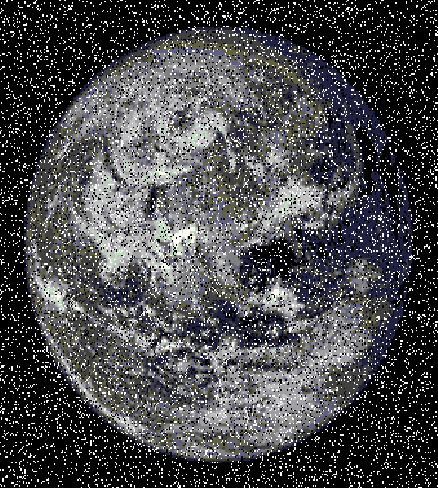
#> input picture MergedALgos/5.png, 438 x 488 px
$ python MergedAlgos.py
#> lines starting #> are read from the running program, lines starting #| are printed output that depends on the picture; after the words box and inside, x2 and y2 are one past the last pixel; in counts of white or black regions, pixels touching at a corner belong together; long printed decimals are rounded
#> further down, input_image is the input picture: shape (488, 438, 3); mean B, G, R 75.2, 72.8, 72.7
import cv2
import numpy as np

def apply_bilateral_filter(input_image, d=9, sigma_color=75, sigma_space=75):
    # Apply bilateral filter to the input image
#> called with d = 9, sigma_color = 75, sigma_space = 75
    filtered_image = cv2.bilateralFilter(input_image, d, sigma_color, sigma_space)
    return filtered_image

def apply_mean_filter(input_image, kernel_size=3):
    # Apply mean filter to the input image
#> called with kernel_size = 3
    filtered_image = cv2.blur(input_image, (kernel_size, kernel_size))
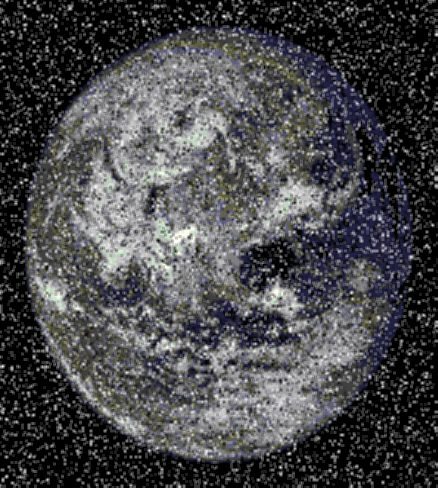
#> filtered_image: shape (488, 438, 3); mean B, G, R 75.2, 72.9, 72.7
    return filtered_image

def median_filter(image, kernel_size):
    # Apply median filter to the input image
#> called with kernel_size = 3
    filtered_image = cv2.medianBlur(image, kernel_size)
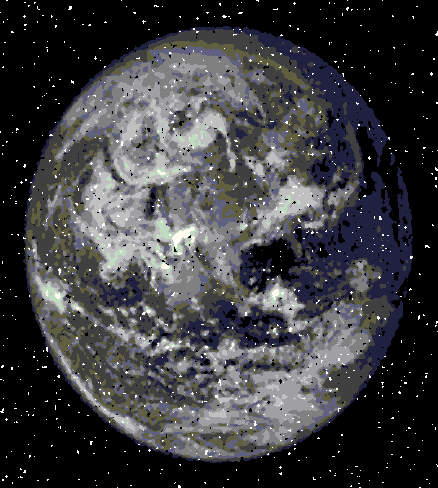
#> filtered_image: shape (488, 438, 3); mean B, G, R 63.9, 61, 60.8
    return filtered_image

def improved_noise_removal(color_image):
    height, width, channels = color_image.shape
#> height = 488; width = 438; channels = 3
    result_image = color_image.copy()

    for y in range(1, height - 1):
        for x in range(1, width - 1):
            center_pixel = color_image[y, x]

            if np.all(center_pixel == [255, 255, 255]):  # Process only white pixels
                neighbors = color_image[y-1:y+2, x-1:x+2]

                if np.any(np.sum(neighbors, axis=2) != 255 * 3):
                    non_extreme_neighbors = neighbors[np.sum(neighbors, axis=2) != 255 * 3]

                    # Refine adaptive weighting based on local variance
                    local_variance = np.var(non_extreme_neighbors, axis=0)
                    weight = 0.5 + 0.5 * np.exp(-local_variance / 500)

                    weighted_average = np.sum(non_extreme_neighbors * weight, axis=0) / np.sum(weight)
                    result_image[y, x] = weighted_average.astype(np.uint8)
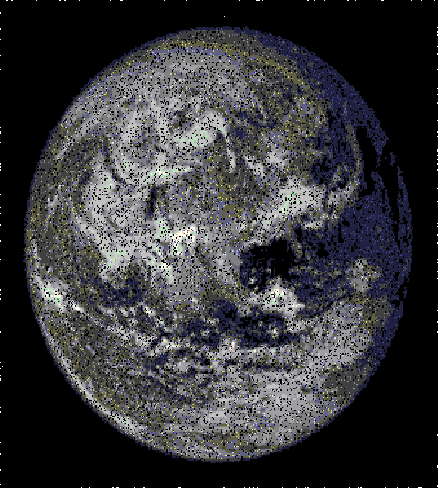
#> result_image: shape (488, 438, 3); 9.73% of pixels changed, all inside (x1, y1, x2, y2) = (1, 1, 437, 487)

    return result_image

def modified_hinr_filter(input_image):
    noise_removal_output = improved_noise_removal(input_image)

    # Step 2: Bilateral filter for edge preservation
    bilateral_filtered = cv2.bilateralFilter(noise_removal_output, d=9, sigmaColor=20, sigmaSpace=20)

    # Step 3: Edge enhancement
    edge_enhancement = cv2.subtract(noise_removal_output, bilateral_filtered)

    # Step 4: Final sharpening
    final_sharpening = cv2.add(noise_removal_output, edge_enhancement)

    return final_sharpening

# Load your input image
input_image = cv2.imread('5.png')

# Apply bilateral filter
filtered_image_bilateral = apply_bilateral_filter(input_image)

# Apply mean filter
filtered_image_mean = apply_mean_filter(input_image)

# Apply median filter
filtered_image_median = median_filter(input_image, kernel_size=3)

# Apply modified HINR filter
filtered_image_hinr = modified_hinr_filter(input_image)

# Display the input and output images for each filter without resizing
cv2.imshow('Input Image', input_image)
cv2.imshow('Bilateral Filter', filtered_image_bilateral)
cv2.imshow('Mean Filter', filtered_image_mean)
cv2.imshow('Median Filter', filtered_image_median)
cv2.imshow('Modified HINR Filter', filtered_image_hinr)

# Save the original output images
cv2.imwrite('Bilateral.png', filtered_image_bilateral)
cv2.imwrite('Mean.png', filtered_image_mean)
cv2.imwrite('Median.png', filtered_image_median)
cv2.imwrite('HINR.png', filtered_image_hinr)

# Load the output images for comparison
output_bilateral = cv2.imread('Bilateral.png')
output_mean = cv2.imread('Mean.png')
output_median = cv2.imread('Median.png')
output_hinr = cv2.imread('HINR.png')

# Ensure both images have the same dimensions
output_bilateral = cv2.resize(output_bilateral, (input_image.shape[1], input_image.shape[0]))
output_mean = cv2.resize(output_mean, (input_image.shape[1], input_image.shape[0]))
output_median = cv2.resize(output_median, (input_image.shape[1], input_image.shape[0]))
output_hinr = cv2.resize(output_hinr, (input_image.shape[1], input_image.shape[0]))

# Convert images to grayscale for MSE and MAE calculations
input_gray = cv2.cvtColor(input_image, cv2.COLOR_BGR2GRAY)
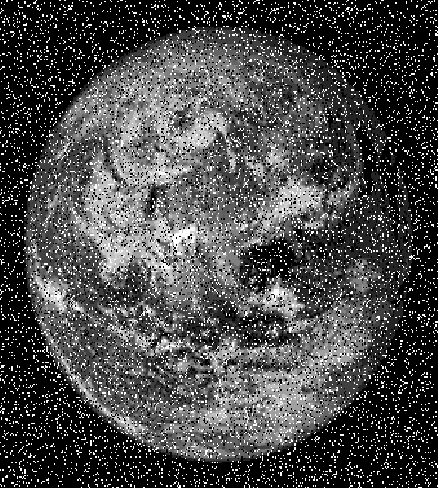
#> input_gray: shape (488, 438); min 0, max 255, mean 73.1
output_gray_bilateral = cv2.cvtColor(output_bilateral, cv2.COLOR_BGR2GRAY)
output_gray_mean = cv2.cvtColor(output_mean, cv2.COLOR_BGR2GRAY)
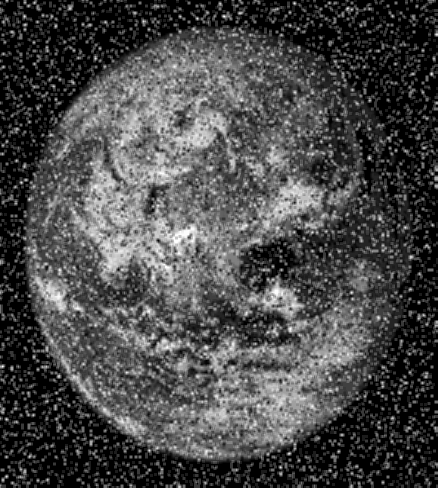
#> output_gray_mean: shape (488, 438); min 0, max 255, mean 73.1
output_gray_median = cv2.cvtColor(output_median, cv2.COLOR_BGR2GRAY)
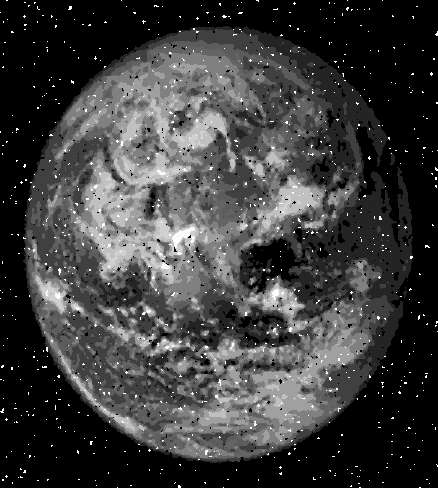
#> output_gray_median: shape (488, 438); min 0, max 255, mean 61.3
output_gray_hinr = cv2.cvtColor(output_hinr, cv2.COLOR_BGR2GRAY)
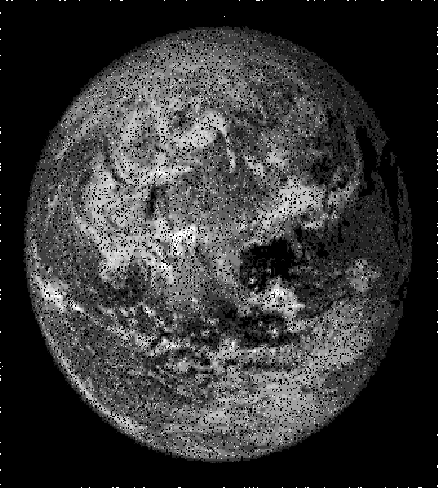
#> output_gray_hinr: shape (488, 438); min 0, max 255, mean 55.2

# Calculate Mean Squared Error (MSE) for each filter
mse_bilateral = np.mean((input_gray - output_gray_bilateral) ** 2)
#> mse_bilateral = 25.34
mse_mean = np.mean((input_gray - output_gray_mean) ** 2)
#> mse_mean = 70.39
mse_median = np.mean((input_gray - output_gray_median) ** 2)
#> mse_median = 7.66
mse_hinr = np.mean((input_gray - output_gray_hinr) ** 2)
#> mse_hinr = 6.81

# Calculate Mean Absolute Error (MAE) for each filter
mae_bilateral = np.mean(np.abs(input_gray - output_gray_bilateral))
#> mae_bilateral = 70.31
mae_mean = np.mean(np.abs(input_gray - output_gray_mean))
#> mae_mean = 112.5
mae_median = np.mean(np.abs(input_gray - output_gray_median))
#> mae_median = 34.89
mae_hinr = np.mean(np.abs(input_gray - output_gray_hinr))
#> mae_hinr = 22.88

# Calculate Peak Signal-to-Noise Ratio (PSNR) for each filter
max_pixel_value = 255
psnr_bilateral = 20 * np.log10(max_pixel_value / np.sqrt(mse_bilateral))
#> psnr_bilateral = 34.09
psnr_mean = 20 * np.log10(max_pixel_value / np.sqrt(mse_mean))
#> psnr_mean = 29.66
psnr_median = 20 * np.log10(max_pixel_value / np.sqrt(mse_median))
#> psnr_median = 39.29
psnr_hinr = 20 * np.log10(max_pixel_value / np.sqrt(mse_hinr))
#> psnr_hinr = 39.8

# Display metrics for each filter
print("Bilateral Filter:")
print("  Mean Squared Error (MSE):", mse_bilateral)
#|   Mean Squared Error (MSE): 25.345
print("  Mean Absolute Error (MAE):", mae_bilateral)
#|   Mean Absolute Error (MAE): 70.309
print("  Peak Signal-to-Noise Ratio (PSNR):", psnr_bilateral)
#|   Peak Signal-to-Noise Ratio (PSNR): 34.092

print("\nMean Filter:")
print("  Mean Squared Error (MSE):", mse_mean)
#|   Mean Squared Error (MSE): 70.389
print("  Mean Absolute Error (MAE):", mae_mean)
#|   Mean Absolute Error (MAE): 112.505
print("  Peak Signal-to-Noise Ratio (PSNR):", psnr_mean)
#|   Peak Signal-to-Noise Ratio (PSNR): 29.656

print("\nMedian Filter:")
print("  Mean Squared Error (MSE):", mse_median)
#|   Mean Squared Error (MSE): 7.655
print("  Mean Absolute Error (MAE):", mae_median)
#|   Mean Absolute Error (MAE): 34.892
print("  Peak Signal-to-Noise Ratio (PSNR):", psnr_median)
#|   Peak Signal-to-Noise Ratio (PSNR): 39.291

print("\nModified HINR Filter:")
print("  Mean Squared Error (MSE):", mse_hinr)
#|   Mean Squared Error (MSE): 6.812
print("  Mean Absolute Error (MAE):", mae_hinr)
#|   Mean Absolute Error (MAE): 22.876
print("  Peak Signal-to-Noise Ratio (PSNR):", psnr_hinr)
#|   Peak Signal-to-Noise Ratio (PSNR): 39.798

# Wait for user input and close windows
cv2.waitKey(0)
cv2.destroyAllWindows()

$ run again, with MergedALgos/1.png copied over MergedALgos/5.png
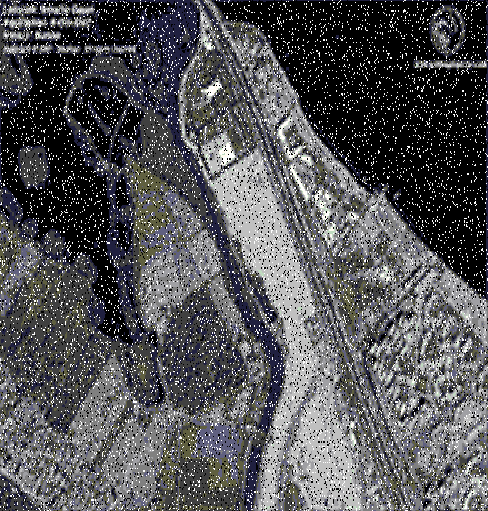
#> input picture MergedALgos/1.png, 488 x 511 px
#> input_image is the input picture: shape (511, 488, 3); mean B, G, R 86.5, 83.8, 83.7
#> after the loop in improved_noise_removal, `for y in range(1, height - 1):`:
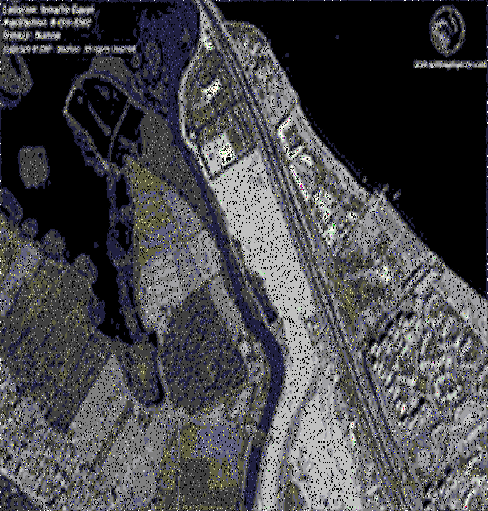
#> result_image: shape (511, 488, 3); 7.55% of pixels changed, all inside (x1, y1, x2, y2) = (1, 1, 487, 510)
#> `output_gray_hinr = cv2.cvtColor(output_hinr, cv2.COLOR_BGR2GRAY)`:
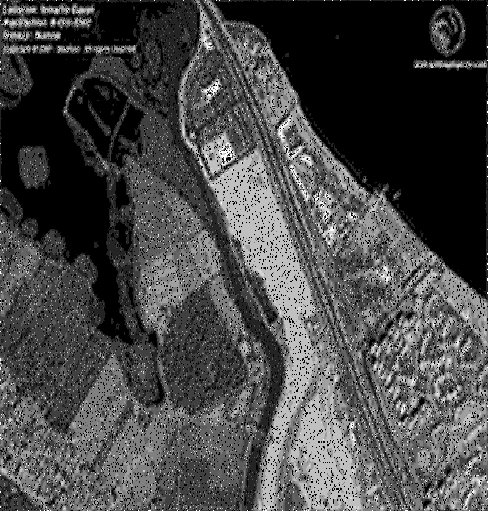
#> output_gray_hinr: shape (511, 488); min 0, max 255, mean 72.1
#> mse_bilateral = 32.79
#> mse_mean = 73.02
#> mse_median = 8.28
#> mse_hinr = 6.59
#> mae_bilateral = 86.38
#> mae_mean = 116.5
#> mae_median = 33.12
#> mae_hinr = 17.22
#> psnr_bilateral = 32.97
#> psnr_mean = 29.5
#> psnr_median = 38.95
#> psnr_hinr = 39.94
#|   Mean Squared Error (MSE): 32.789
#|   Mean Absolute Error (MAE): 86.378
#|   Peak Signal-to-Noise Ratio (PSNR): 32.974
#|   Mean Squared Error (MSE): 73.017
#|   Mean Absolute Error (MAE): 116.546
#|   Peak Signal-to-Noise Ratio (PSNR): 29.497
#|   Mean Squared Error (MSE): 8.283
#|   Mean Absolute Error (MAE): 33.118
#|   Peak Signal-to-Noise Ratio (PSNR): 38.949
#|   Mean Squared Error (MSE): 6.595
#|   Mean Absolute Error (MAE): 17.218
#|   Peak Signal-to-Noise Ratio (PSNR): 39.939

$ run again, with MergedALgos/2.png copied over MergedALgos/5.png
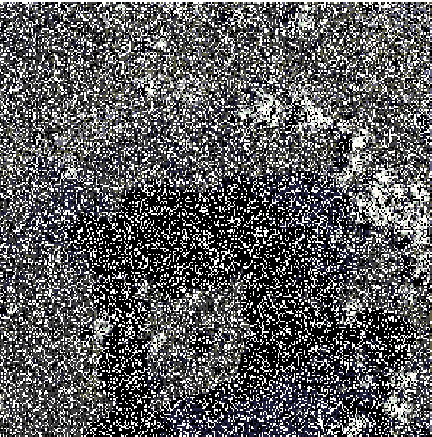
#> input picture MergedALgos/2.png, 432 x 437 px
#> input_image is the input picture: shape (437, 432, 3); mean B, G, R 93.6, 92, 91.9
#> in apply_mean_filter, `filtered_image = cv2.blur(input_image, (kernel_size, kernel_size))`:
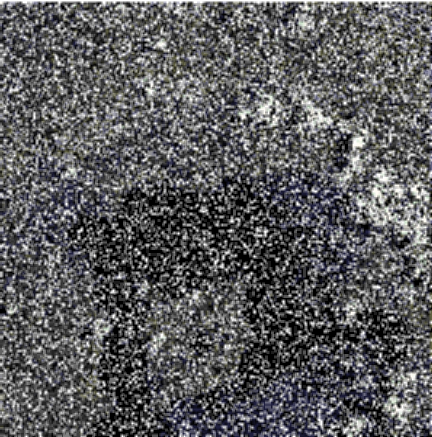
#> filtered_image: shape (437, 432, 3); mean B, G, R 93.6, 92, 91.9
#> `output_gray_hinr = cv2.cvtColor(output_hinr, cv2.COLOR_BGR2GRAY)`:
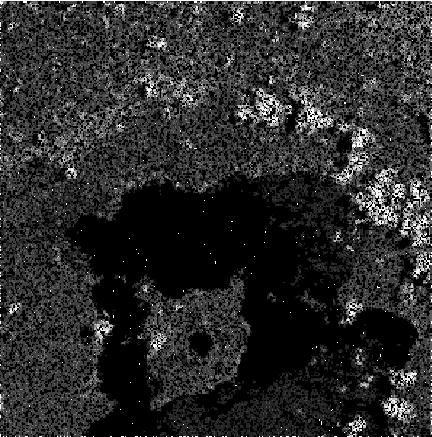
#> output_gray_hinr: shape (437, 432); min 0, max 255, mean 42.8
#> mse_bilateral = 20.61
#> mse_mean = 103.1
#> mse_median = 16.99
#> mse_hinr = 20.93
#> mae_bilateral = 86.87
#> mae_mean = 143
#> mae_median = 57.77
#> mae_hinr = 59.34
#> psnr_bilateral = 34.99
#> psnr_mean = 28
#> psnr_median = 35.83
#> psnr_hinr = 34.92
#|   Mean Squared Error (MSE): 20.606
#|   Mean Absolute Error (MAE): 86.867
#|   Peak Signal-to-Noise Ratio (PSNR): 34.991
#|   Mean Squared Error (MSE): 103.094
#|   Mean Absolute Error (MAE): 142.955
#|   Peak Signal-to-Noise Ratio (PSNR): 27.998
#|   Mean Squared Error (MSE): 16.989
#|   Mean Absolute Error (MAE): 57.771
#|   Peak Signal-to-Noise Ratio (PSNR): 35.829
#|   Mean Squared Error (MSE): 20.925
#|   Mean Absolute Error (MAE): 59.340
#|   Peak Signal-to-Noise Ratio (PSNR): 34.924

$ run again, with MergedALgos/Im.png copied over MergedALgos/5.png
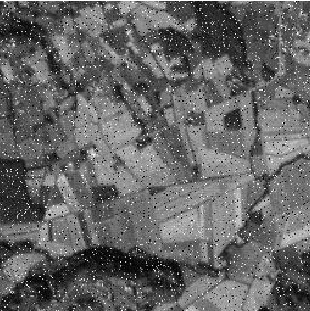
#> input picture MergedALgos/Im.png, 310 x 311 px
#> input_image is the input picture: shape (311, 310, 3); min 0, max 255, mean 101.3
#> in modified_hinr_filter, `edge_enhancement = cv2.subtract(noise_removal_output, bilateral_filter..`:
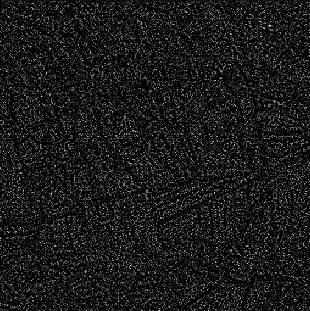
#> edge_enhancement: shape (311, 310, 3); min 0, max 9, mean 0.839; drawn with min black and max white
#> mse_bilateral = 54.95
#> mse_mean = 78.05
#> mse_median = 59.91
#> mse_hinr = 2.55
#> mae_bilateral = 120.3
#> mae_mean = 132.2
#> mae_median = 108.8
#> mae_hinr = 100.6
#> psnr_bilateral = 30.73
#> psnr_mean = 29.21
#> psnr_median = 30.36
#> psnr_hinr = 44.07
#|   Mean Squared Error (MSE): 54.953
#|   Mean Absolute Error (MAE): 120.303
#|   Peak Signal-to-Noise Ratio (PSNR): 30.731
#|   Mean Squared Error (MSE): 78.051
#|   Mean Absolute Error (MAE): 132.160
#|   Peak Signal-to-Noise Ratio (PSNR): 29.207
#|   Mean Squared Error (MSE): 59.908
#|   Mean Absolute Error (MAE): 108.814
#|   Peak Signal-to-Noise Ratio (PSNR): 30.356
#|   Mean Squared Error (MSE): 2.546
#|   Mean Absolute Error (MAE): 100.629
#|   Peak Signal-to-Noise Ratio (PSNR): 44.071
